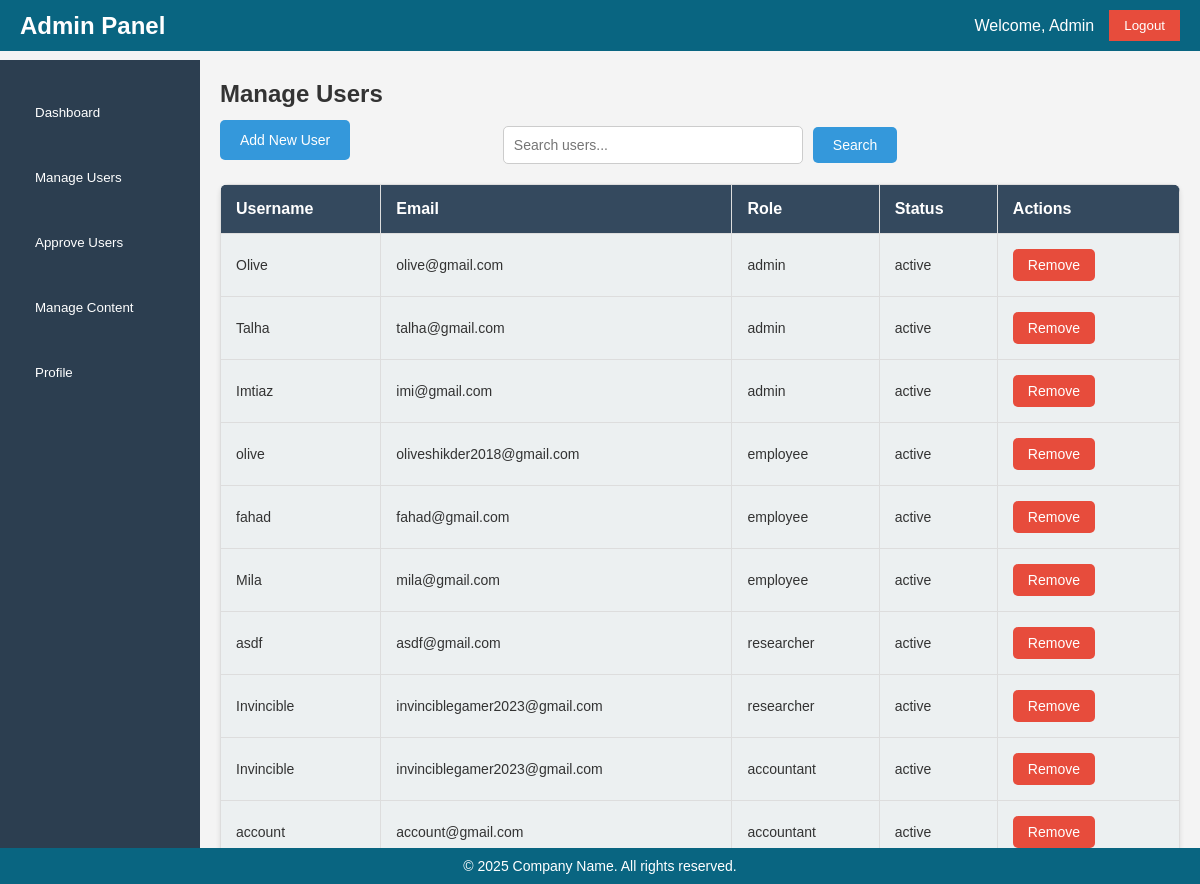
Screenshot of /View/Manage_Users.php (signed in) with the database file from the repository.
### tables this page shows
CREATE TABLE `employee_users` (
  `employee_id` int(11) NOT NULL,
  `username` varchar(50) NOT NULL,
  `password` varchar(255) NOT NULL,
  `email` varchar(100) NOT NULL,
  `role` varchar(50) DEFAULT 'Employee',
  `status` enum('active','inactive') DEFAULT 'active',
  `created_at` timestamp NOT NULL DEFAULT current_timestamp(),
  `updated_at` timestamp NOT NULL DEFAULT current_timestamp() ON UPDATE current_timestamp()
);

CREATE TABLE `researcher_users` (
  `researcher_id` int(11) NOT NULL,
  `username` varchar(50) NOT NULL,
  `password` varchar(255) NOT NULL,
  `email` varchar(100) NOT NULL,
  `role` varchar(50) DEFAULT 'Researcher',
  `status` enum('active','inactive') DEFAULT 'active',
  `created_at` timestamp NOT NULL DEFAULT current_timestamp(),
  `updated_at` timestamp NOT NULL DEFAULT current_timestamp() ON UPDATE current_timestamp()
);

CREATE TABLE `accountant_users` (
  `accountant_id` int(11) NOT NULL,
  `username` varchar(50) NOT NULL,
  `password` varchar(255) NOT NULL,
  `email` varchar(100) NOT NULL,
  `role` varchar(50) DEFAULT 'Accountant',
  `status` enum('active','inactive') DEFAULT 'active',
  `created_at` timestamp NOT NULL DEFAULT current_timestamp(),
  `updated_at` timestamp NOT NULL DEFAULT current_timestamp() ON UPDATE current_timestamp()
);

### View/Manage_Users.php (the view, shortened to what this page needs)
<?php
include('../Model/db_connect.php');
?>
<!DOCTYPE html>
<html lang="en">
<head>
    <link rel="stylesheet" href="manage_styles.css">
</head>
<body>
    <header>
        <div class="navbar">
            <div class="logo">Admin Panel</div>
            <div class="user-info">
                <span>Welcome, Admin</span>
                <form method="POST" style="display:inline;">
                    <button type="submit" name="logout" class="logout-btn">Logout</button>
                </form>
            </div>
        </div>
    </header>
    <div class="container">
        <div class="sidebar">
            <ul>
                <li><a href="Admin_Dashboard.php"><button class="dashboard-btn">Dashboard</button></a></li>
                <li><a href="Manage_Users.php"><button class="manage-users-btn">Manage Users</button></a></li>
                <li><a href="Approve_Users.php"><button class="approve-users-btn">Approve Users</button></a></li>
                <li><a href="Manage_Content.php"><button class="manage-content-btn">Manage Content</button></a></li>
                <li><a href="Profile.php"><button class="profile-btn">Profile</button></a></li>
            </ul>
        </div>
        <div class="main-content">
            <h2>Manage Users</h2><br>
            <div class="user-actions">
                <a href="Add_User.php"><button class="add-user-btn">Add New User</button></a>
                <form method="POST" action="Manage_Users.php" style="display: flex; align-items: center;">
                    <input type="text" placeholder="Search users..." name="search" id="searchInput">
                    <button type="submit" id="searchBtn">Search</button>
                </form>
            </div>
            <table class="user-table">
                <thead>
                    <tr>
                        <th>Username</th>
                        <th>Email</th>
                        <th>Role</th>
                        <th>Status</th>
                        <th>Actions</th>
                    </tr>
                </thead>
                <tbody id="userTableBody">
                    <?php
                    $tables = [
                        'admin_users' => 'admin_id',
                        'employee_users' => 'employee_id',
                        'researcher_users' => 'researcher_id',
                        'accountant_users' => 'accountant_id'
                    ];
                    foreach ($tables as $table => $primaryKey) {
                        $sql = "SELECT $primaryKey AS id, username, email, role, status FROM $table";
                        $result = $conn->query($sql);
                        if ($result && $result->num_rows > 0) {
                            while ($row = $result->fetch_assoc()) {
                                echo "<tr>
                                    <td>{$row['username']}</td>
                                    <td>{$row['email']}</td>
                                    <td>{$row['role']}</td>
                                    <td>{$row['status']}</td>
<td>
    <button class='remove-btn' data-action='remove' data-table='{$table}' data-id='{$row['id']}'>Remove</button>
</td>
                                </tr>";
                            }
                        }
                    }
                    ?>
                </tbody>
            </table>
        </div>
    </div>
    <footer class="footer">
        <p>&copy; 2025 Company Name. All rights reserved.</p>
    </footer>
</body>
</html>

### View/manage_styles.css (style rules this page uses)
* { margin: 0; padding: 0; box-sizing: border-box; }
body { font-family: Arial, sans-serif; background-color: #f4f4f4; color: #333; }
header { background-color:#096581; color: white; padding: 10px 20px; position: fixed; width: 100%; top: 0; left: 0; }
.navbar { display: flex; justify-content: space-between; align-items: center; }
.navbar .logo { font-size: 1.5em; font-weight: bold; }
.navbar .user-info { display: flex; align-items: center; }
.logout-btn { background-color: #e74c3c; color: white; border: none; padding: 8px 15px; cursor: pointer; margin-left: 15px; }
.container { display: flex; margin-top: 60px; }
.sidebar { width: 200px; background-color: #2c3e50; color: white; padding-top: 20px; min-height: 100vh; display: flex; flex-direction: column; }
.sidebar ul { list-style-type: none; }
.sidebar ul li { padding: 15px; text-align: center; }
.sidebar ul li button { background: none; color: white; border: none; width: 100%; text-align: left; padding: 10px 20px; cursor: pointer; }
.main-content { flex: 1; padding: 20px; }
.user-actions { display: flex; justify-content: center; align-items: center; margin-bottom: 20px; width: 100%; }
.add-user-btn { position: fixed; top: 120px; left: 220px; margin-bottom: 30px; }
#searchInput { padding: 10px; border: 1px solid #ccc; border-radius: 5px; font-size: 14px; width: 300px; margin-right: 10px; transition: border-color 0.3s; }
#searchBtn { padding: 10px 20px; background-color: #3498db; color: white; border: none; border-radius: 5px; font-size: 14px; cursor: pointer; transition: background-color 0.3s; }
.user-table { width: 100%; margin-top: 20px; border-collapse: collapse; background-color: #ffffff; box-shadow: 0 2px 5px rgba(0, 0, 0, 0.1); border-radius: 8px; overflow: hidden; }
.user-table th, .user-table td { padding: 15px; border: 1px solid #ddd; text-align: left; font-size: 14px; }
.user-table th { background-color: #34495e; color: white; font-size: 16px; }
.user-table td { background-color: #ecf0f1; }
.user-table button { margin-right: 10px; padding: 8px 15px; border: none; cursor: pointer; border-radius: 5px; font-size: 14px; transition: background-color 0.3s; }
.remove-btn { background-color: #e74c3c; color: white; }
.add-user-btn { background-color: #3498db; color: white; padding: 12px 20px; border: none; cursor: pointer; font-size: 14px; border-radius: 5px; margin-bottom: 20px; transition: background-color 0.3s; }
.footer { position: fixed; bottom: 0; left: 0; width: 100%; background-color: #096581; color: white; text-align: center; padding: 10px; font-size: 14px; }

### rows the page displays
employee_users: username "olive", email "oliveshikder2018@gmail.com", role "employee", status "active"
employee_users: username "fahad", email "fahad@gmail.com", role "employee", status "active"
employee_users: username "Mila", email "mila@gmail.com", role "employee", status "active"
researcher_users: username "asdf", email "asdf@gmail.com", role "researcher", status "active"
researcher_users: username "Invincible", email "invinciblegamer2023@gmail.com", role "researcher", status "active"
accountant_users: username "Invincible", email "invinciblegamer2023@gmail.com", role "accountant", status "active"
accountant_users: username "account", email "account@gmail.com", role "accountant", status "active"

### other values shown
$row['username'] "Olive"
$row['email'] "olive@gmail.com"
$row['role'] "admin"
$row['status'] "active"
$row['username'] "Talha"
$row['email'] "talha@gmail.com"
$row['username'] "Imtiaz"
$row['email'] "imi@gmail.com"
